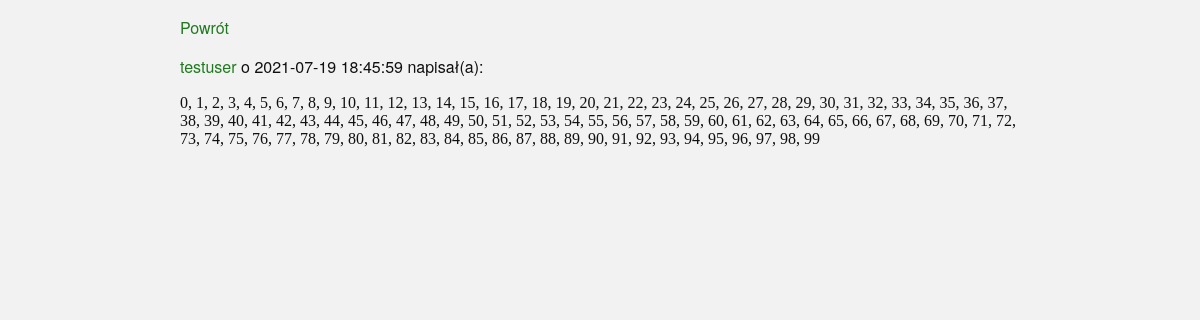
/entry/3, run on an earlier commit of the app's database.
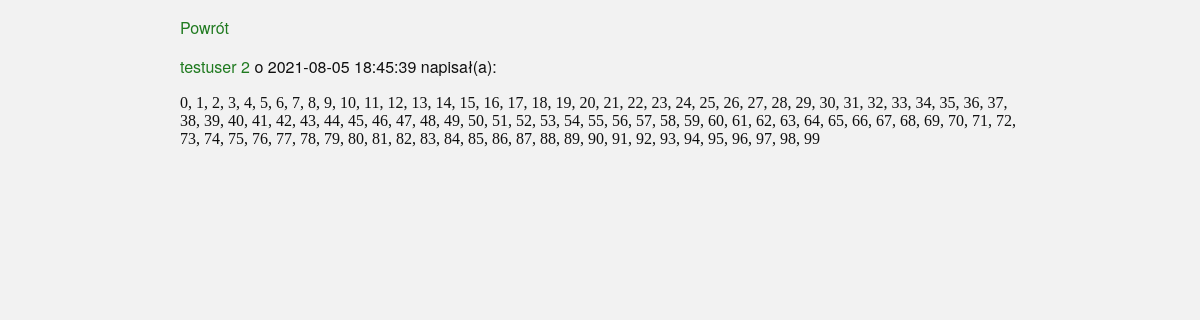
And on a later commit of the database.
### tables this page shows
CREATE TABLE user
        (id INTEGER NOT NULL PRIMARY KEY AUTOINCREMENT,
        name TEXT NOT NULL UNIQUE CHECK(length(name) > 1 AND length(name) < 16));

CREATE TABLE entry
        (id INTEGER NOT NULL PRIMARY KEY AUTOINCREMENT,
        entry TEXT NOT NULL CHECK(length(entry) > 1 AND length(entry) < 1000),
        user INTEGER NOT NULL,
        date TEXT NOT NULL CHECK (length(date) < 30),
        FOREIGN KEY(user) REFERENCES user(id));

### guest_book/routes.py (the view)
@app.route('/entry/<entry_id>')
def full_entry(entry_id):
    try:
        entry_id = int(entry_id)
    except ValueError:
        abort(404)
    with DB_access() as db:
        entry = list(db.get_entries(nr = entry_id))
        if entry:
            entry = entry[0]
            status_code = 200
            return render_template('entry.html',
                title = app.config["TITLE"],
                user = entry.user,
                date = entry.date,
                quantity = app.config["ENTRIES"],
                text = entry.text), status_code
        else:
            abort(404)

### guest_book/db_access.py (called while the page is built)
    @staticmethod
    def __enter__():
        location = file_location(__file__)
        db_location = location + '/' + app.config['DB']
        DB_access.cursor = sql.connect(db_location)
        return DB_access

    @staticmethod
    def get_entries(nr = None, user = None,
        query = None, quantity = None, offset = None):
        cmd = f'SELECT entry.id, entry.entry, user.name, entry.date FROM entry LEFT JOIN user ON entry.user = user.id '
        if nr:
            cmd += f'WHERE entry.id = {nr} '
        elif user:
            cmd += f'WHERE user.name LIKE "%{user}%" '
        elif query:
            cmd += f'WHERE entry.entry LIKE "%{query}%" '
        cmd += 'ORDER BY date DESC '
        if quantity:
             cmd += f'LIMIT {quantity} '
        if offset and offset < DB_access.check_entries(user):
            cmd += f'OFFSET {offset} '
        cmd += ';'
        source = DB_access.cursor.execute(cmd)
        for s in source:
            entry = Entry(s)
            yield entry

    @staticmethod
    def __exit__(exc_type, exc_value, exc_traceback):
        DB_access.cursor.close()

### guest_book/dry.py (called while the page is built)
def file_location(path):
    cut_point = path.rindex('/')
    location = path[:cut_point]
    return location

### guest_book/templates/entry.html (shortened to what this page needs)
<!DOCTYPE html>
<html>
  <head>
    <link rel= "stylesheet" type= "text/css"
    href= "{{ url_for('static',filename='/style.css') }}">
  </head>
  <body>
    <p><a href = "{{ url_for('index') }}"> Powrót </a></p>
    <div><a href = "{{ url_for('user', name = user, quantity = quantity) }}"> {{ user }}</a>  o {{ date }} napisał(a): </div>
    <p class = "entry"> {{ text }} </p>
  </body>
</html>

### guest_book/static/style.css (style rules this page uses)
body { margin: 0; padding: 0; font-family: "Ubuntu Condensed", "Helvetica Neue", Helvetica, Arial, sans-serif; color: #101010; background: #f2f2f2; margin-left: 15%; margin-right: 15%; }
a:link { color: #1f7a1f; background-color: transparent; text-decoration: none; }
.entry { text-align: left; font-family: "Ubuntu Thin"; }

What changed in the data, as far as the page shows it:
no longer on this page (row edited): user: name "testuser"
added user: name "testuser 2"
Also different on the page:
{{ date }}: "2021-07-19 18:45:59" → "2021-08-05 18:45:39"
